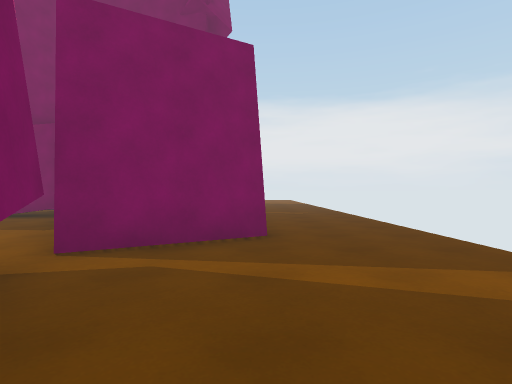
View 1 (above)

17 first-person views from a walk through a 3-D level made in the Unity game engine. The camera is 1.2 m above the floor, looks level and sees 80° across. The floor is counted in squares, 2 m on a side. Each view is taken from the middle of a square. On the plan, view 1 faces up. The plan holds only what a view shows up to about 9 squares ahead; the rest is blank. The place goes on beyond the plan.

View 2
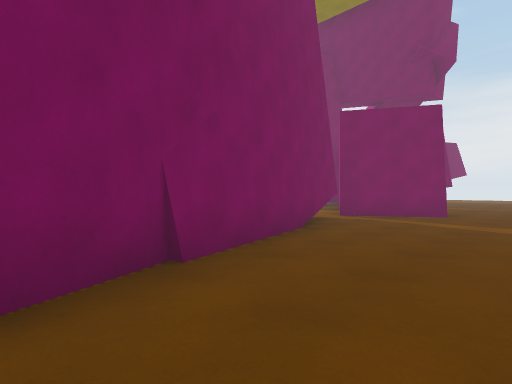

View 3
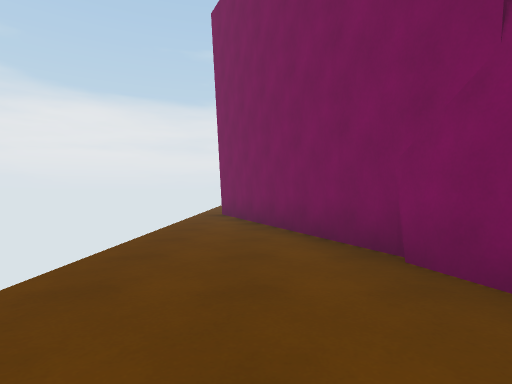

View 4
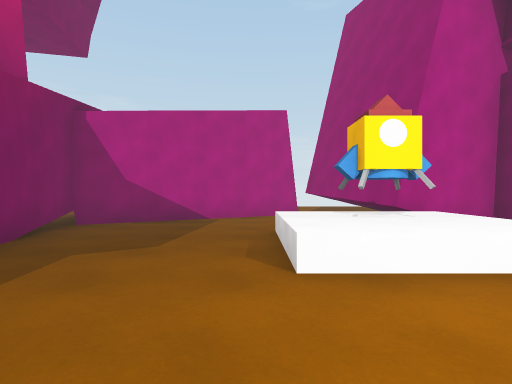

View 5
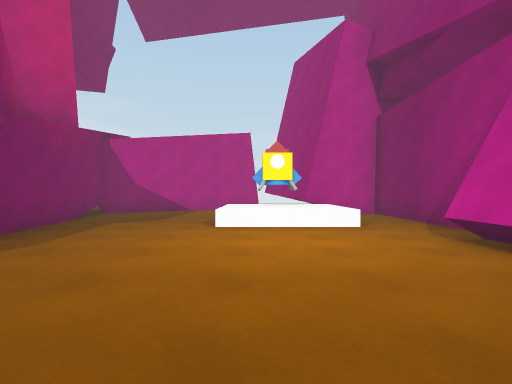

View 6
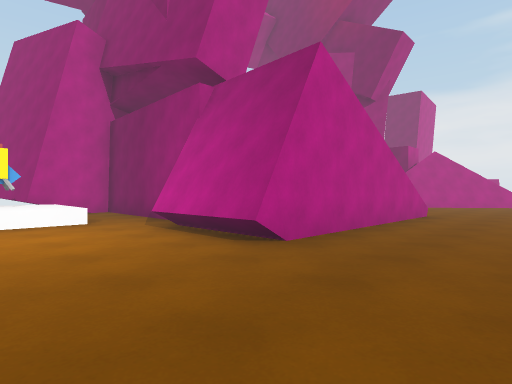

View 7
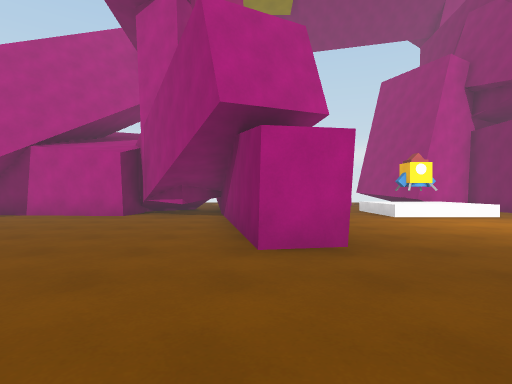

View 8
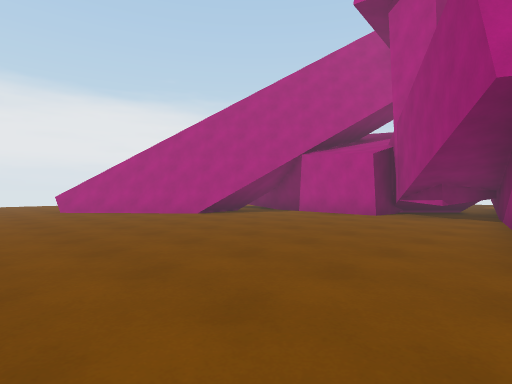

View 9
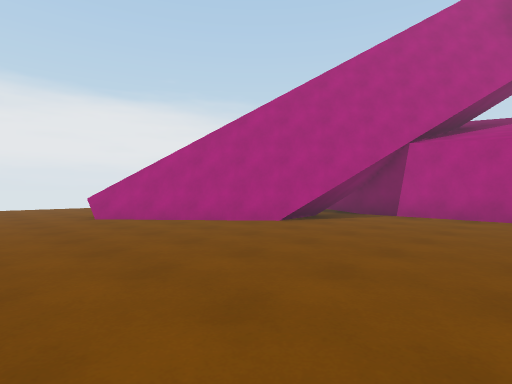

View 10
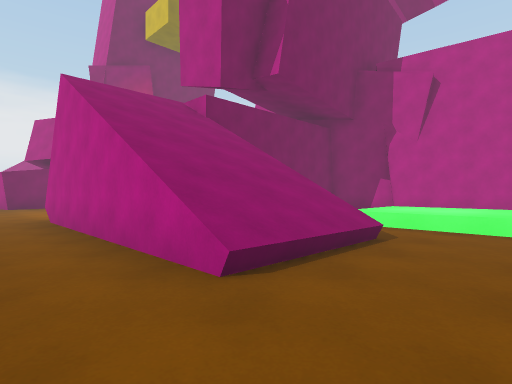

View 11
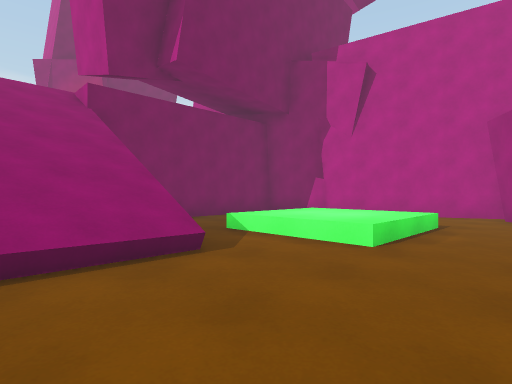

View 12
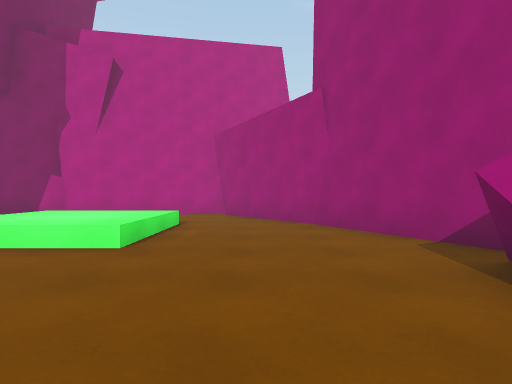

View 13
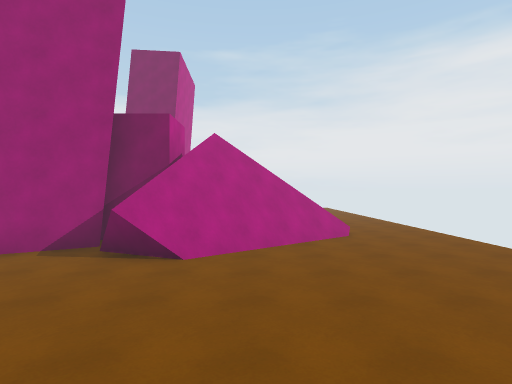

View 14
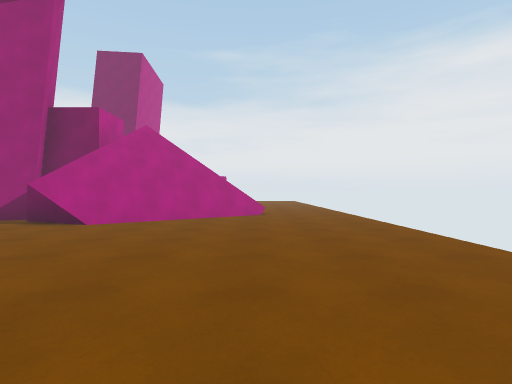

View 15
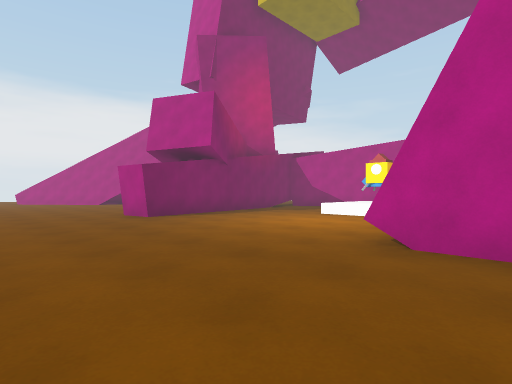

View 16
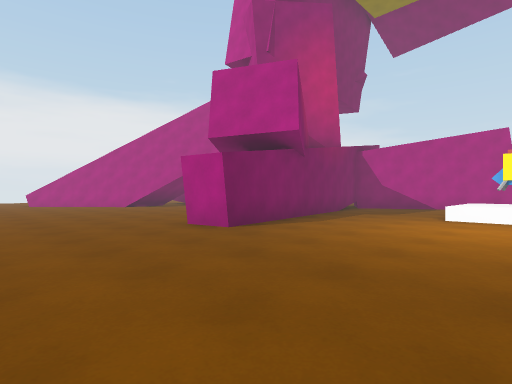

View 17
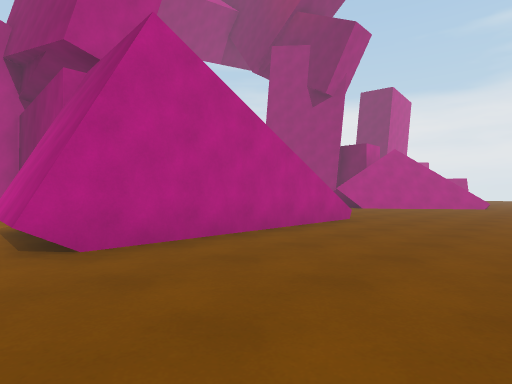

### Floor plan
Key: @ floor where view 1 was taken; # wall or solid block; x gap in a wall; . main floor; : floor 0.5 m higher than the main floor; / step, stairs or slope; O other object.
Columns run from 15 left of view 1 to 2 right of it. Each row starts with its distance up from view 1.
 20  ..
 19  ..
 18  ..
 17  ..##
 16  ...##
 15 .....# .#
 14 .....####
 13 ........#
 12 ........#
 11 ........#
 10 ........##
  9 .......###      ..
  8 ........####   ...
  7 ....######.##  ...
  6 ....#.......#  ...
  5 ............## ...
  4 .............###..
  3 ........OO...#....
  2 ........OO.###....
  1 ..........####....
  0 ....###....# ##@..
 -1 ....//######  #...
 -2 ....///... #  #...
 -3 ....///..   ###...
 -4 ....///.//. # ##..
 -5  ...///.::. ## #..
 -6 ........::...# ##.
 -7 ............##  #.
 -8 ...........##    x
 -9 ..........##
-10 .....##.###
-11 ....#####
-12 ..###  #
-13 ..
-14 ..

Positions as (right, up) in squares from view 1, and headings:
1: (0, 0), facing up
2: (2, -4), facing up-left
3: (1, 0), facing down
4: (-10, 4), facing right
5: (-13, 3), facing right
6: (-14, 3), facing down-right
7: (-15, 7), facing right
8: (-15, 7), facing up-right
9: (-15, 10), facing up-right
10: (-13, -7), facing up-right
11: (-11, -8), facing up-right
12: (-11, -8), facing right
13: (-11, -5), facing down
14: (-13, -4), facing down
15: (-15, -1), facing up-right
16: (-15, 2), facing up-right
17: (-15, 1), facing down-right
